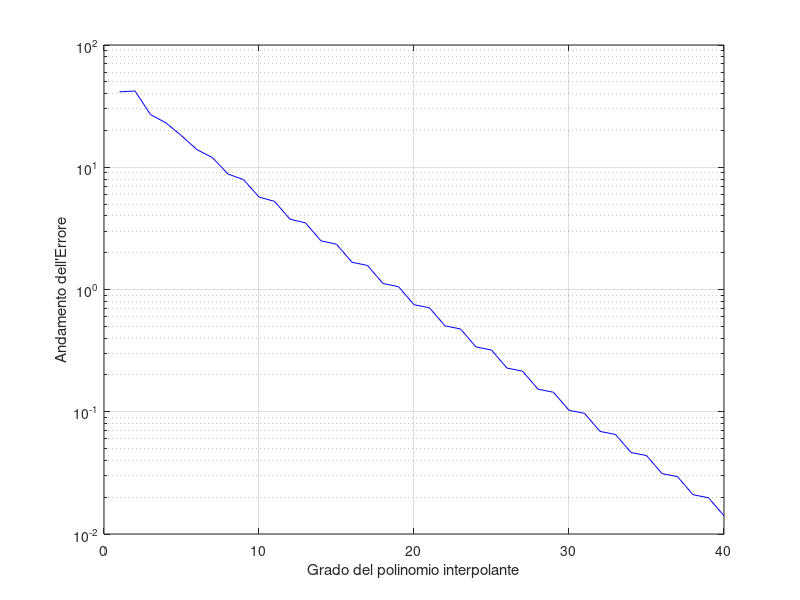

Source code (MATLAB):
err = zeros(40,1);
ceby= @(i,n) cos(((2*i-1)*pi)./(2*n));
runge=@(x) 1./(1+25*x.^2);
for i = 1:40
    xc = ceby(1:i+1,i+1);
    yc = runge(xc);
    p = polyfit(xc,yc,i);
    t = linspace(min(xc),max(xc),1e4);
    v = polyval(p,t);
    y = runge(t);
    err(i) = norm(y-v);
end
figure(1)
semilogy(err,'b');
grid on
xlabel('Grado del polinomio interpolante')
ylabel('Andamento dell''Errore')
clear